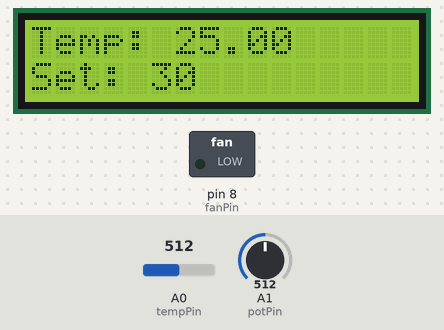
Simulated run of this sketch. Board: Arduino Uno, built with avr-gcc and run on an emulated ATmega328P. Shown: 16×2 character LCD, switched loads named in the sketch (green lamp = pin HIGH). The inputs (shaded band) are chosen by the test bench; at power-on: A0 (tempPin) = 512, A1 (potPin) = 512.

Above: at 1.2 s.
1.3 s: A0 (tempPin) set to 556
At 1.9 s:
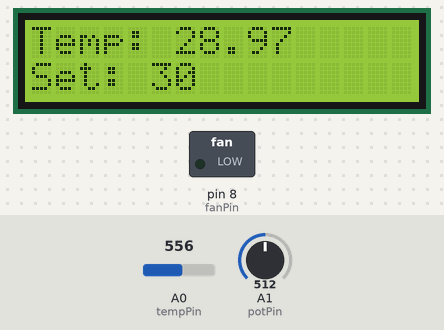
2.9 s: A0 (tempPin) set to 583
At 3.8 s:
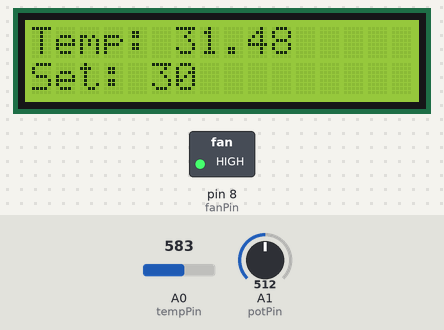
4.5 s: A1 (potPin) set to 536
At 5.8 s:
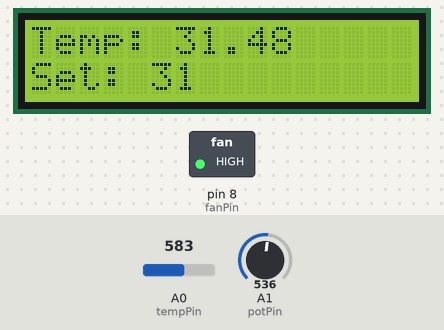
6.1 s: A1 (potPin) set to 557
At 6.6 s:
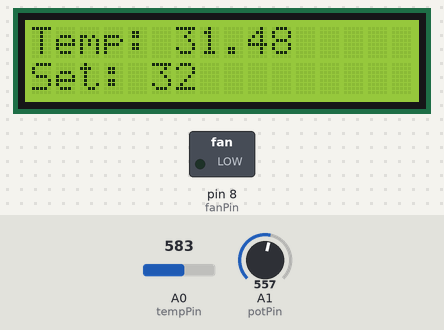
7.7 s: A1 (potPin) set to 511
At 8.6 s:
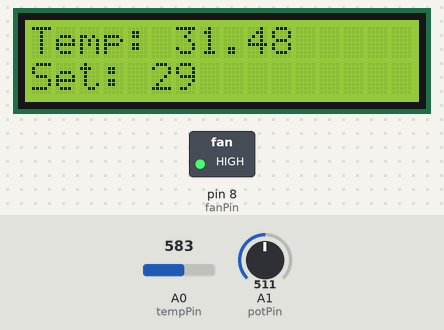
9.4 s: A0 (tempPin) set to 511
At 10.5 s:
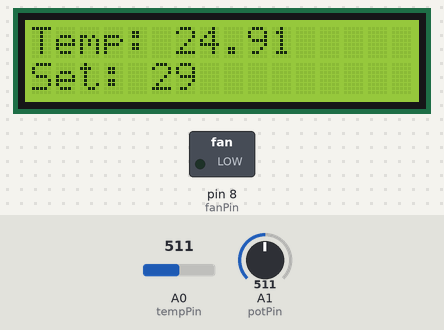
Timing chart, 0 to 12.0 s (numbered marks = the images above; inputs shaded):
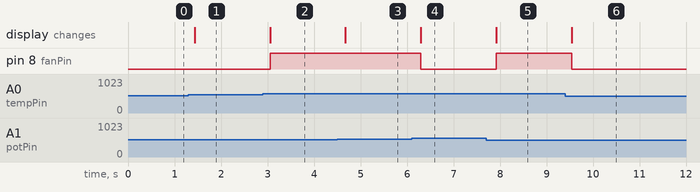

The sketch:

Thermometer.ino
```cpp
int tempPin = A0;
int fanPin = 8;
int potPin = A1;
int potVal;
int threshold;

#include <Wire.h>
#include <LiquidCrystal_I2C.h>
LiquidCrystal_I2C lcd(0x27,16,2);

void setup()
{
  lcd.init();
  lcd.backlight();
  Serial.begin(9600);

  pinMode(tempPin, INPUT);
  pinMode(fanPin, OUTPUT);
  pinMode(potPin, INPUT);
}
void loop()
{
  int tempReading = analogRead(tempPin);

  double tempK = log(10000.0 * ((1024.0 / tempReading - 1)));
  tempK = 1 / (0.001129148 + (0.000234125 + (0.0000000876741 * tempK * tempK )) * tempK );       //  Temp Kelvin
  float tempC = tempK - 273.15;            // Convert Kelvin to Celcius

  potVal = analogRead(potPin);
  threshold = map(potVal, 0, 1023, 0, 60);


  lcd.setCursor(0,0);
  lcd.print("Temp: ");

  lcd.setCursor(6,0);
  lcd.print(tempC);

  lcd.setCursor(0,1);
  lcd.print("Set:");

  lcd.setCursor(5,1);
  lcd.print(threshold);

  if (tempC >= threshold){
    digitalWrite(fanPin, HIGH);
  }
  if (tempC < threshold){
    digitalWrite(fanPin, LOW);
  }
  delay(250);
}
```

Measured:
- the behaviour switches between 567 and 568 on A0 (tempPin) (found by bisection; images 1 and 2)
- the behaviour switches between 545 and 546 on A1 (potPin) (found by bisection; images 3 and 4)
- after the input at 1.3 s, the display: changes after 0.14 s (image 1)
- after the input at 2.9 s, pin 8 (fanPin): LOW → HIGH after 0.16 s; the display: changes after 0.16 s (image 2)
- after the input at 4.5 s, the display: changes after 0.18 s (image 3)
- after the input at 6.1 s, pin 8 (fanPin): HIGH → LOW after 0.20 s; the display: changes after 0.20 s (image 4)
- after the input at 7.7 s, pin 8 (fanPin): LOW → HIGH after 0.22 s; the display: changes after 0.22 s (image 5)
- after the input at 9.4 s, pin 8 (fanPin): HIGH → LOW after 0.14 s; the display: changes after 0.14 s (image 6)
